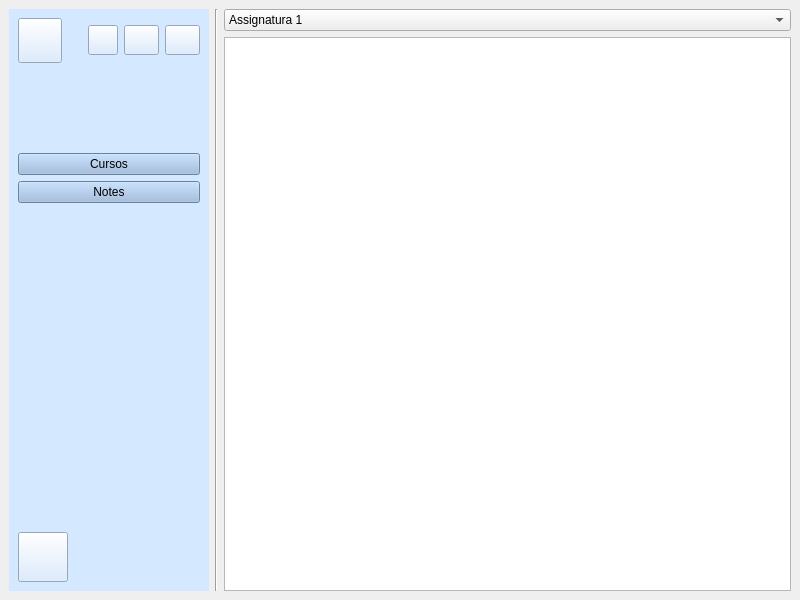
<?xml version="1.0" encoding="UTF-8"?>
<ui version="4.0">
 <class>MainWindow</class>
 <widget class="QMainWindow" name="MainWindow">
  <property name="geometry">
   <rect>
    <x>0</x>
    <y>0</y>
    <width>800</width>
    <height>600</height>
   </rect>
  </property>
  <property name="windowTitle">
   <string>MainWindow</string>
  </property>
  <widget class="QWidget" name="centralwidget">
   <layout class="QHBoxLayout" name="horizontalLayout">
    <item>
     <widget class="QWidget" name="barra_lateral" native="true">
      <property name="sizePolicy">
       <sizepolicy hsizetype="Minimum" vsizetype="Minimum">
        <horstretch>0</horstretch>
        <verstretch>0</verstretch>
       </sizepolicy>
      </property>
      <property name="maximumSize">
       <size>
        <width>200</width>
        <height>16777215</height>
       </size>
      </property>
      <property name="styleSheet">
       <string notr="true">background-color: rgb(212, 232, 255);</string>
      </property>
      <layout class="QVBoxLayout" name="verticalLayout_33">
       <property name="sizeConstraint">
        <enum>QLayout::SetNoConstraint</enum>
       </property>
       <item>
        <layout class="QHBoxLayout" name="horizontalLayout_4">
         <item>
          <widget class="QPushButton" name="perfil">
           <property name="enabled">
            <bool>true</bool>
           </property>
           <property name="sizePolicy">
            <sizepolicy hsizetype="Expanding" vsizetype="Expanding">
             <horstretch>0</horstretch>
             <verstretch>0</verstretch>
            </sizepolicy>
           </property>
           <property name="maximumSize">
            <size>
             <width>45</width>
             <height>45</height>
            </size>
           </property>
           <property name="styleSheet">
            <string notr="true">border-image: url(:/prefijoNuevo/png/persona.png);</string>
           </property>
           <property name="text">
            <string/>
           </property>
          </widget>
         </item>
         <item>
          <spacer name="horizontalSpacer_4">
           <property name="orientation">
            <enum>Qt::Horizontal</enum>
           </property>
           <property name="sizeType">
            <enum>QSizePolicy::Fixed</enum>
           </property>
           <property name="sizeHint" stdset="0">
            <size>
             <width>20</width>
             <height>20</height>
            </size>
           </property>
          </spacer>
         </item>
         <item>
          <widget class="QPushButton" name="idioma_val">
           <property name="sizePolicy">
            <sizepolicy hsizetype="Fixed" vsizetype="Fixed">
             <horstretch>0</horstretch>
             <verstretch>0</verstretch>
            </sizepolicy>
           </property>
           <property name="maximumSize">
            <size>
             <width>30</width>
             <height>30</height>
            </size>
           </property>
           <property name="styleSheet">
            <string notr="true">border-image: url(:/prefijoNuevo/png/val.png);</string>
           </property>
           <property name="text">
            <string/>
           </property>
          </widget>
         </item>
         <item>
          <widget class="QPushButton" name="idioma_esp">
           <property name="sizePolicy">
            <sizepolicy hsizetype="Fixed" vsizetype="Fixed">
             <horstretch>0</horstretch>
             <verstretch>0</verstretch>
            </sizepolicy>
           </property>
           <property name="maximumSize">
            <size>
             <width>35</width>
             <height>30</height>
            </size>
           </property>
           <property name="styleSheet">
            <string notr="true">border-image: url(:/prefijoNuevo/png/esp.png);</string>
           </property>
           <property name="text">
            <string/>
           </property>
          </widget>
         </item>
         <item>
          <widget class="QPushButton" name="idioma_eng">
           <property name="sizePolicy">
            <sizepolicy hsizetype="Fixed" vsizetype="Fixed">
             <horstretch>0</horstretch>
             <verstretch>0</verstretch>
            </sizepolicy>
           </property>
           <property name="maximumSize">
            <size>
             <width>35</width>
             <height>30</height>
            </size>
           </property>
           <property name="styleSheet">
            <string notr="true">border-image: url(:/prefijoNuevo/png/ingles.png);</string>
           </property>
           <property name="text">
            <string/>
           </property>
          </widget>
         </item>
        </layout>
       </item>
       <item>
        <spacer name="verticalSpacer_7">
         <property name="orientation">
          <enum>Qt::Vertical</enum>
         </property>
         <property name="sizeType">
          <enum>QSizePolicy::Expanding</enum>
         </property>
         <property name="sizeHint" stdset="0">
          <size>
           <width>20</width>
           <height>40</height>
          </size>
         </property>
        </spacer>
       </item>
       <item>
        <widget class="QPushButton" name="cursos">
         <property name="styleSheet">
          <string notr="true">background-color: rgb(150, 182, 221);</string>
         </property>
         <property name="text">
          <string>Cursos</string>
         </property>
        </widget>
       </item>
       <item>
        <widget class="QPushButton" name="notes">
         <property name="styleSheet">
          <string notr="true">background-color: rgb(150, 182, 221);</string>
         </property>
         <property name="text">
          <string>Notes</string>
         </property>
        </widget>
       </item>
       <item>
        <spacer name="verticalSpacer_8">
         <property name="orientation">
          <enum>Qt::Vertical</enum>
         </property>
         <property name="sizeHint" stdset="0">
          <size>
           <width>20</width>
           <height>40</height>
          </size>
         </property>
        </spacer>
       </item>
       <item>
        <spacer name="verticalSpacer_9">
         <property name="orientation">
          <enum>Qt::Vertical</enum>
         </property>
         <property name="sizeType">
          <enum>QSizePolicy::Expanding</enum>
         </property>
         <property name="sizeHint" stdset="0">
          <size>
           <width>20</width>
           <height>240</height>
          </size>
         </property>
        </spacer>
       </item>
       <item>
        <widget class="QPushButton" name="sortir">
         <property name="sizePolicy">
          <sizepolicy hsizetype="Expanding" vsizetype="Expanding">
           <horstretch>0</horstretch>
           <verstretch>0</verstretch>
          </sizepolicy>
         </property>
         <property name="maximumSize">
          <size>
           <width>50</width>
           <height>50</height>
          </size>
         </property>
         <property name="toolTip">
          <string/>
         </property>
         <property name="styleSheet">
          <string notr="true">border-image: url(:/prefijoNuevo/png/apagar.png);</string>
         </property>
         <property name="text">
          <string/>
         </property>
        </widget>
       </item>
      </layout>
     </widget>
    </item>
    <item>
     <widget class="Line" name="line">
      <property name="orientation">
       <enum>Qt::Vertical</enum>
      </property>
     </widget>
    </item>
    <item>
     <layout class="QVBoxLayout" name="llista_alumnes">
      <item>
       <widget class="QComboBox" name="comboBox">
        <item>
         <property name="text">
          <string>Assignatura 1</string>
         </property>
        </item>
        <item>
         <property name="text">
          <string>Assignatura 2</string>
         </property>
        </item>
        <item>
         <property name="text">
          <string>Assignatura 3</string>
         </property>
        </item>
       </widget>
      </item>
      <item>
       <widget class="QListView" name="listView"/>
      </item>
     </layout>
    </item>
   </layout>
  </widget>
 </widget>
 <resources>
  <include location="../resources/recursos.qrc"/>
 </resources>
 <connections/>
</ui>
